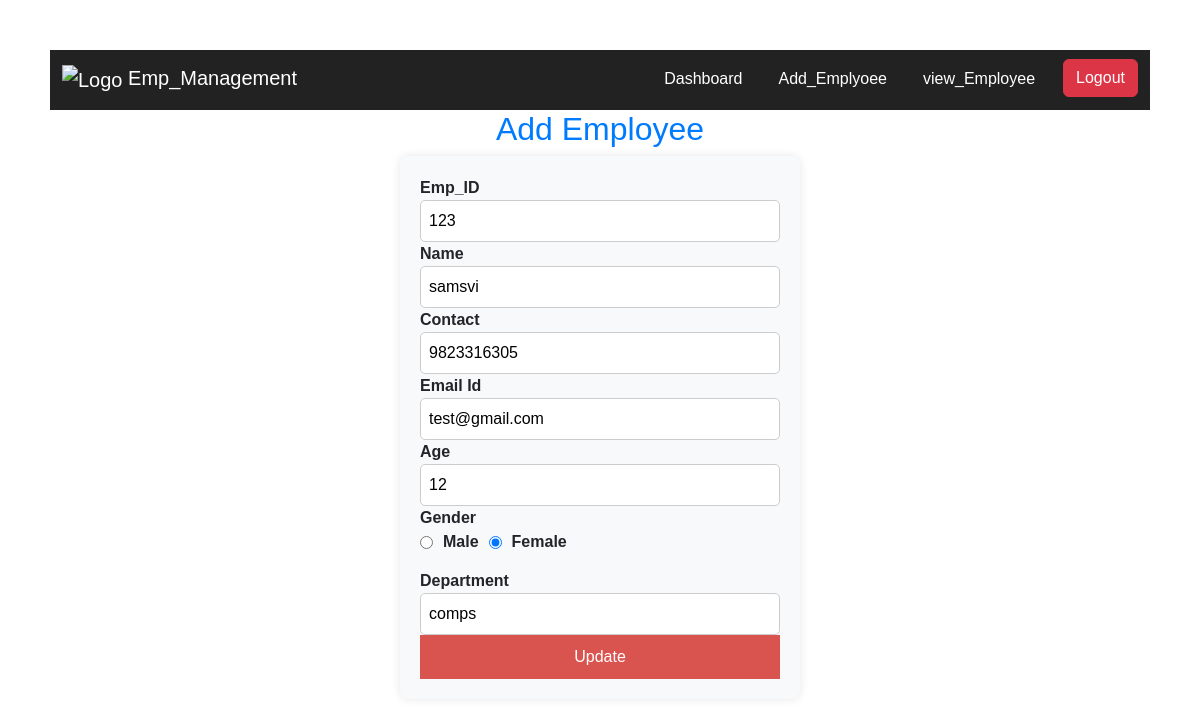
The app's page /update_emp/6/ with its own data.
### empmanagement/models.py (models this page shows, shortened)
class ADD_EMP(models.Model):
    GENDER_CHOICES = [
        ('Male', 'Male'),
        ('Female', 'Female'),
    ]
    empid=models.CharField(max_length=15)
    name = models.CharField(max_length=100)
    contact = models.CharField(max_length=15)
    email = models.EmailField(unique=True)
    age = models.PositiveIntegerField()
    gender = models.CharField(max_length=6, choices=GENDER_CHOICES)
    dept=models.CharField(max_length=15)

### empmanagement/views.py (the view)
# urls.py: path('update_emp/<int:id>/', views.update_emp, name='update_emp'),
def update_emp(request, id):
    mem = get_object_or_404(ADD_EMP, id=id)
    return render(request, 'update_emp.html', {'mem': mem})

### templates/update_emp.html (shortened to what this page needs)
<!DOCTYPE html>
<html lang="en">
  <head>
  </head>
  <body>
    {% include "navbar.html" %} {% block content %} {% endblock %}
    <h2 style="color: #007bff">Add Employee</h2>
    <form action="{% url 'update_records' mem.id %}" method="POST">
      <label for="empid">Emp_ID</label>
      <input type="text" id="empid" name="empid" value="{{mem.empid}}" />
      <label for="name">Name</label>
      <input type="text" id="name" name="name" value="{{mem.name}}" />
      <label for="contact">Contact</label>
      <input type="text" id="contact" name="contact" value="{{mem.contact}}" />
      <label for="email">Email Id</label>
      <input type="email" id="email" name="email" value="{{mem.email}}" />
      <label for="age">Age</label>
      <input type="number" id="age" name="age" value="{{mem.age}}" />
      <label>Gender</label>
      <div class="gender">
        <input type="radio" name="gender" value="Male" id="male" {% if mem.gender == "Male" %}checked{% endif %} />
        <label for="male">Male</label>
        <input type="radio" name="gender" value="Female" id="female" {% if mem.gender == "Female" %}checked{% endif %} />
        <label for="female">Female</label>
      </div>
      <label for="dept">Department</label>
      <input type="text" id="dept" name="dept" value="{{mem.dept}}" />
      <button type="update">Update</button>
    </form>
  </body>
</html>

### templates/update_emp.html (style rules this page uses)
body { font-family: Arial, sans-serif; margin: 50px; text-align: center; }
form { display: inline-block; text-align: left; background: #f8f9fa; padding: 20px; border-radius: 8px; box-shadow: 0px 0px 10px rgba(0, 0, 0, 0.1); width: 400px; }
label { font-weight: bold; }
input { display: block; width: 100%; margin-bottom: 15px; padding: 8px; border: 1px solid #ccc; border-radius: 5px; }
.gender { display: flex; align-items: center; gap: 10px; margin-bottom: 15px; }
.gender input { width: auto; }
button { background-color: #d9534f; color: white; padding: 10px 15px; border: none; cursor: pointer; border-radius: 5px; width: 100%; }

### templates/navbar.html (style rules this page uses)
body { font-family: Arial, sans-serif; margin: 50px; text-align: center; }

### records on screen
ADD_EMP: empid "123", name "samsvi", contact "9823316305", email "test@gmail.com", age "12", gender "☐ Male", gender "☑ Female", dept "comps"
